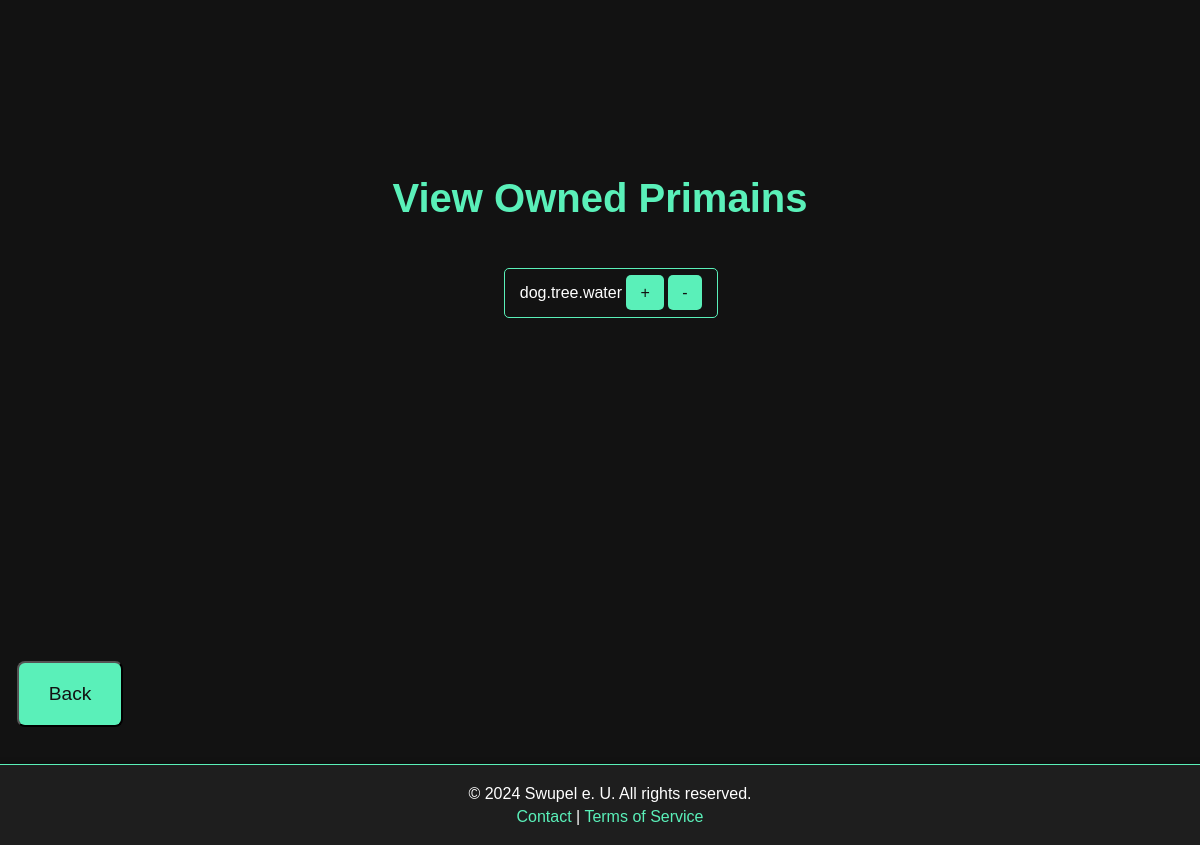
The app's page /view_owned_primains (signed in), older data.
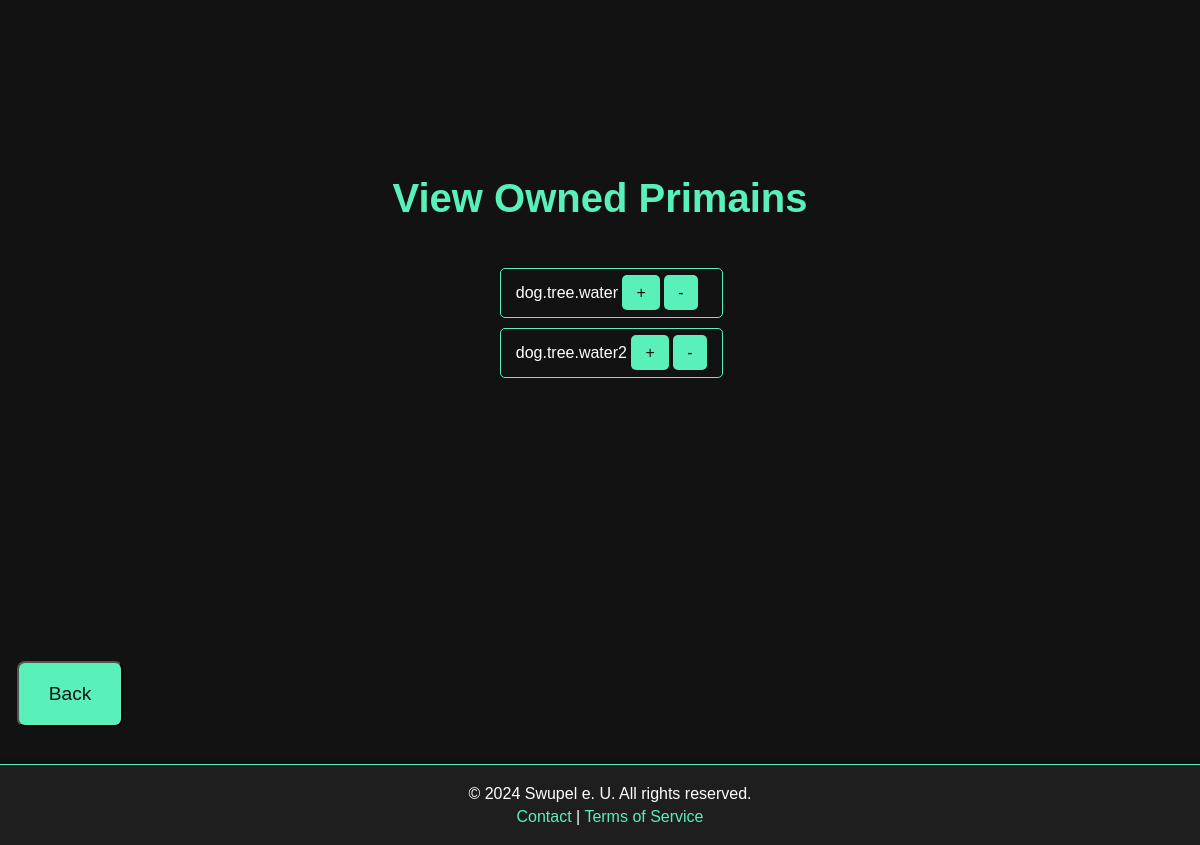
The same page, newer data.
### app.py (models this page shows)
class Primain(db.Model):
    id = db.Column(db.Integer, primary_key=True)
    primain_name = db.Column(db.String(100), unique=True, nullable=False)
    address = db.Column(db.String(100), nullable=False)
    chain = db.Column(db.String(100), nullable=False)
    proof = db.Column(db.String(100), nullable=False)
    signature = db.Column(db.String(100), nullable=False)
    user_id = db.Column(db.Integer, db.ForeignKey('user.id'), nullable=False)

### app.py (the view)
@app.route('/view_owned_primains')
@login_required
def view_owned_primains():
    if current_user.primains:
        return render_template('view_owned_primains.html', primains=current_user.primains)
    else:
        return render_template('view_owned_primains.html')

### app.py (called while the page is built)
def login_required(f):
    @wraps(f)
    def decorated_function(*args, **kwargs):
        if not current_user.is_authenticated:
            flash('You need to be logged in to view this page.', 'warning')
            return redirect(url_for('login'))
        return f(*args, **kwargs)
    return decorated_function

@login_manager.user_loader
def load_user(user_id):
    return db.session.get(User, int(user_id))

### templates/view_owned_primains.html (shortened to what this page needs)
{% extends "base.html" %}
{% block content %}
<header>
    <h1>View Owned Primains</h1>
</header>
<main>
    {% if primains %}
        <ul>
            {% for primain in primains %}
                <li>
                    <a href="/{{ primain.primain_name }}" class="primain-link">{{ primain.primain_name }}</a>
                    <a href="/register_primain{{ primain.primain_name }}" class="small-button">+</a>
                    <a href="/delete_adress{{ primain.primain_name }}" class="small-button">-</a>
                </li>
            {% endfor %}
        </ul>
    {% else %}
        <p class="message message-info">No Primains found for this user.</p>
    {% endif %}
</main>
{% endblock %}

### templates/base.html (shortened to what this page needs)
<!DOCTYPE html>
<html lang="en">
<head>
    <link rel="stylesheet" href="{{ url_for('static', filename='style.css') }}">
</head>
    <div class="wrapper">
    <div class="content">
        {% block content %}
        {% endblock %}
    </div>
   </div>
   <footer class="footer">
    <p>© 2024 Swupel e. U. All rights reserved.</p>
    <p><a href="/contact">Contact</a> | <a href="/TOS">Terms of Service</a></p>
    <div>
        <button id='gback-button' class="gbutton">Back</button>
    </div>
</footer>
</html>

### static/style.css (style rules this page uses)
h1 { text-align: center; font-size: 2.5rem; color: #5af0b9; margin: 20px 0; }
ul { max-width: 800px; width: 100%; list-style-type: none; padding: 5%; }
li { background-color: #121212; color: #ffffff; border: 1px solid #5af0b9; border-radius: 5px; padding: 15px; margin-bottom: 10px; cursor: pointer; }
li a { color: inherit; text-decoration: none; }
.gbutton { background-color: #5af0b9; color: #121212; text-decoration: none; padding: 20px 30px; border-radius: 8px; text-align: center; font-size: 1.2rem; transition: background-color 0.3s; cursor: pointer; margin-left: -90%; position: relative; top: -170px; }
p { font-size: 1rem; color: #ffffff; }
p a { color: #5af0b9; text-decoration: none; transition: color 0.3s; }
.small-button { background-color: #5af0b9; color: #121212; text-decoration: none; padding: 9px 14px; border-radius: 5px; text-align: center; font-size: 1rem; transition: background-color 0.3s; cursor: pointer; }
.wrapper { display: flex; flex-direction: column; justify-content: center; align-items: center; margin-top: 5%; }
.content { display: flex; flex-direction: column; flex: 1; width: 100%; max-width: 90vw; align-items: center; margin-top: 10vh; transform: scale(1); padding: 2vh; box-sizing: border-box; }
.footer { background-color: #1e1e1e; color: #ffffff; text-align: center; padding: 15px 10px; border-top: 1px solid #5af0b9; position: fixed; bottom: 0; left: 0; right: 0; width: 100%; height: 50px; box-shadow: 0 -2px 5px rgba(0, 0, 0, 0.2); margin-top: -10px; }
.footer p { margin: 5px 0; font-size: 1rem; }
.footer a { color: #5af0b9; text-decoration: none; transition: color 0.3s; }

Row changes from the older to the newer data that the page shows:
added Primain: primain_name "dog.tree.water2"
